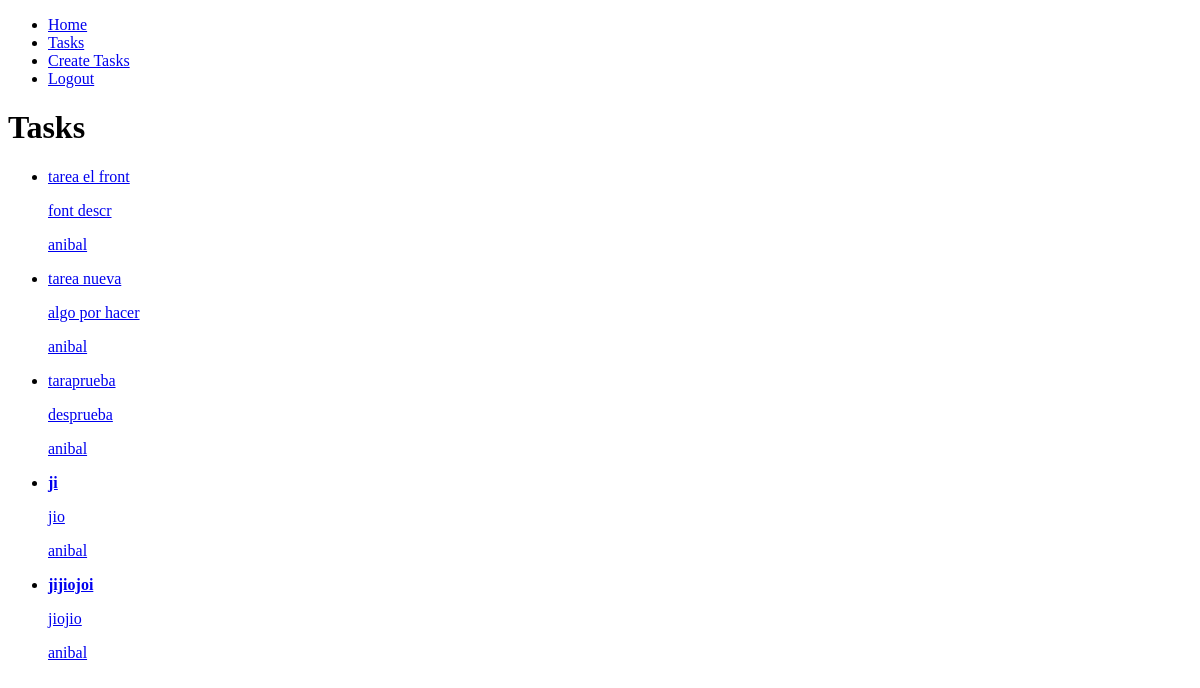
Page /tasks/ (signed in) on the earlier database version.
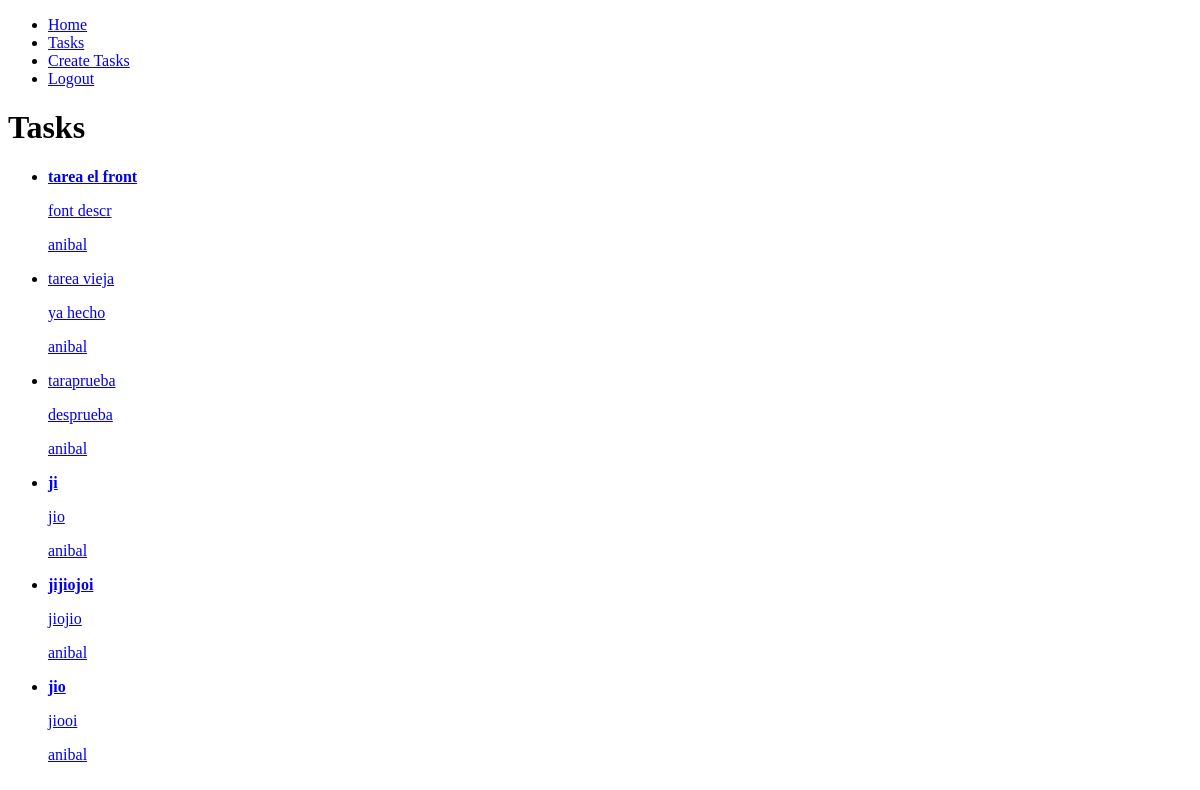
Same page on the later database version.
### tasks/models.py (models this page shows, shortened)
class Task(models.Model):
    title = models.CharField(max_length=100)
    description = models.TextField(blank=True)
    created = models.DateTimeField(auto_now_add=True)
    datecompleted = models.DateTimeField(null=True, blank=True)
    important = models.BooleanField(default=False)
    user = models.ForeignKey(User, on_delete=models.CASCADE)

### tasks/views.py (the view)
# urls.py: path('tasks/', views.tasks, name='tasks'),
def tasks(request):
    tasks = Task.objects.filter(user=request.user, datecompleted__isnull=True)
    return render(request, 'tasks.html', {
        'tasks' : tasks
    })

### tasks/templates/tasks.html
{% extends 'base.html' %}
{% block content %}
<h1>Tasks</h1>
<ul>
    {% for task in tasks %}
    <li>
        <a href="{% url 'task_detail' task.id %}">
            {% if task.important %}
            <strong>{{task.title}}</strong>
            {% else %}
            {{task.title}}
            {% endif %}
           <p> {{task.description}} </p>
           <p> {{task.user.username}} </p>
        </a>
    </li>
    {% endfor %}
</ul>
{% endblock %}

Differences in the rows shown:
changed Task "tarea el front": important False → True (drawn)
changed Task: title "tarea nueva" → "tarea vieja"; description "algo por hacer" → "ya hecho"
added Task: title "jio", description "jiooi", user.username "anibal"
